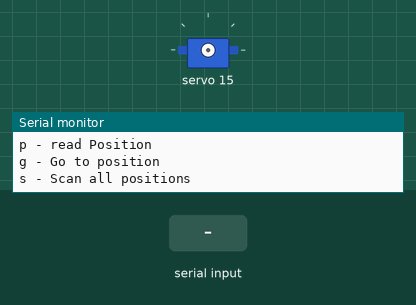
The sketch below on a simulated Arduino Uno, built with avr-gcc and run on an emulated ATmega328P. On the bench: servo, the last lines printed to the serial monitor. The test bench sets the inputs (shaded band).

Above: at 1.2 s.
1.3 s: "g" received over Serial
4.3 s: "s" received over Serial
At 10.6 s:
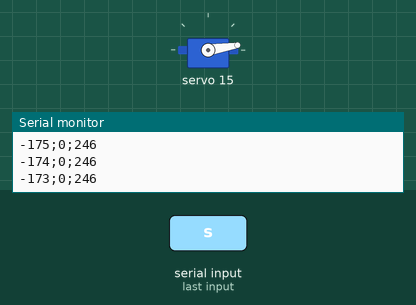
At 39.7 s:
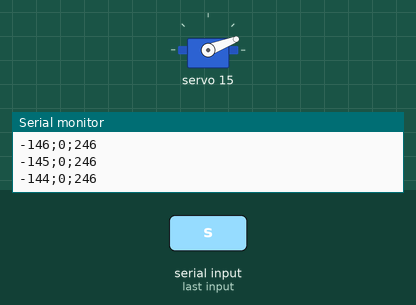
Timing chart, 0 to 40.8 s (numbered marks = the images above; inputs shaded):
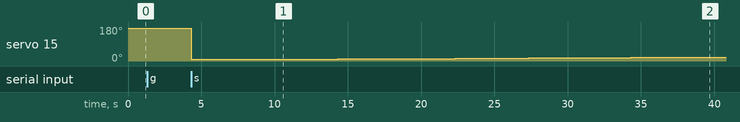

The sketch:

readServoPosition.ino
```cpp
/*
 * Reads the servo position of a modified servo throught the servo
 * pot conected to the analog input A0.
 * After reding the servo position you canchange it and make the servo
 * to go to the reded position.
 *
 */

#include <Wire.h>
#include <Adafruit_PWMServoDriver.h>

// called this way, it uses the default address 0x40
Adafruit_PWMServoDriver pwm = Adafruit_PWMServoDriver();

#define SERVOMIN  153
#define SERVOMAX  505

uint8_t servoNumber = 0;
int servoPosition = 0;
int analogPosition = 0;
void setup() {
  Serial.begin(9600);
  pwm.begin();
  pwm.setPWMFreq(60);//60
  servoNumber = 15;//15
  Serial.println("Ready");
}

void loop() {
  Serial.println("Select option");
  Serial.println("r - Release servo");
  Serial.println("p - read Position");
  Serial.println("g - Go to position");
  Serial.println("s - Scan all positions");
  boolean done = false;
  while(!done){
    if (Serial.available()){
      char chr = Serial.read();
      done = true;
      switch (chr) {
      case 'r':
        releaseServo();
        break;
      case 'p':
        readCurrentPos();
        Serial.print("Current analog position: ");Serial.println(analogPosition);
        break;
      case 's':
        scanAllPositions();
        break;
      case 'g':
        goToPosition();
        break;
      default:
      break;
      }
    }
  }
  delay(5);
}

void releaseServo(){
  pwm.setPWM(servoNumber, 4095, 4095);
}

void readCurrentPos(){
  analogPosition = 0;
  int i;
  for(i = 0; i < 11; i++){
    analogPosition = analogPosition + analogRead(A0);
    delay(3);
  }
  analogPosition = analogPosition/11;
}

void scanAllPositions(){
  servoPosition = -176;
  setServoPosition();
  delay(2000);
  int i;
  for(i = -176; i < 177; i++){
    servoPosition = i;
    setServoPosition();
    delay(1000);
    //readCurrentPos();
    Serial.print(servoPosition);Serial.print(";");Serial.print(analogPosition);Serial.print(";");Serial.println(map(analogPosition, 440, 73, -176, 176));
  }
}

void goToPosition(){
  servoPosition = map(analogPosition, 440, 74, -176, 176);
  Serial.print("Analog value: ");Serial.println(analogPosition);
  Serial.print("servo shoud go to: ");Serial.println(servoPosition);
  setServoPosition();
}

void setServoPosition(){
  //Serial.print("Positioning servo number: ");Serial.print(servoNumber);Serial.print(" to ");Serial.print(servoPosition);Serial.println(" degree");
  int duty;
  //duty = map(servoPosition, 0, 352, SERVOMIN, SERVOMAX);
  duty = map(servoPosition, -176, 176, SERVOMIN, SERVOMAX);
  pwm.setPWM(servoNumber, 0, duty);
}
```

Measured:
- after the input at 4.3 s, servo 15: 174° → 8° at once, → 9° 5.0 s later, → 10° 2.0 s later, → 11° 3.0 s later, … (14 changes in this stretch)
